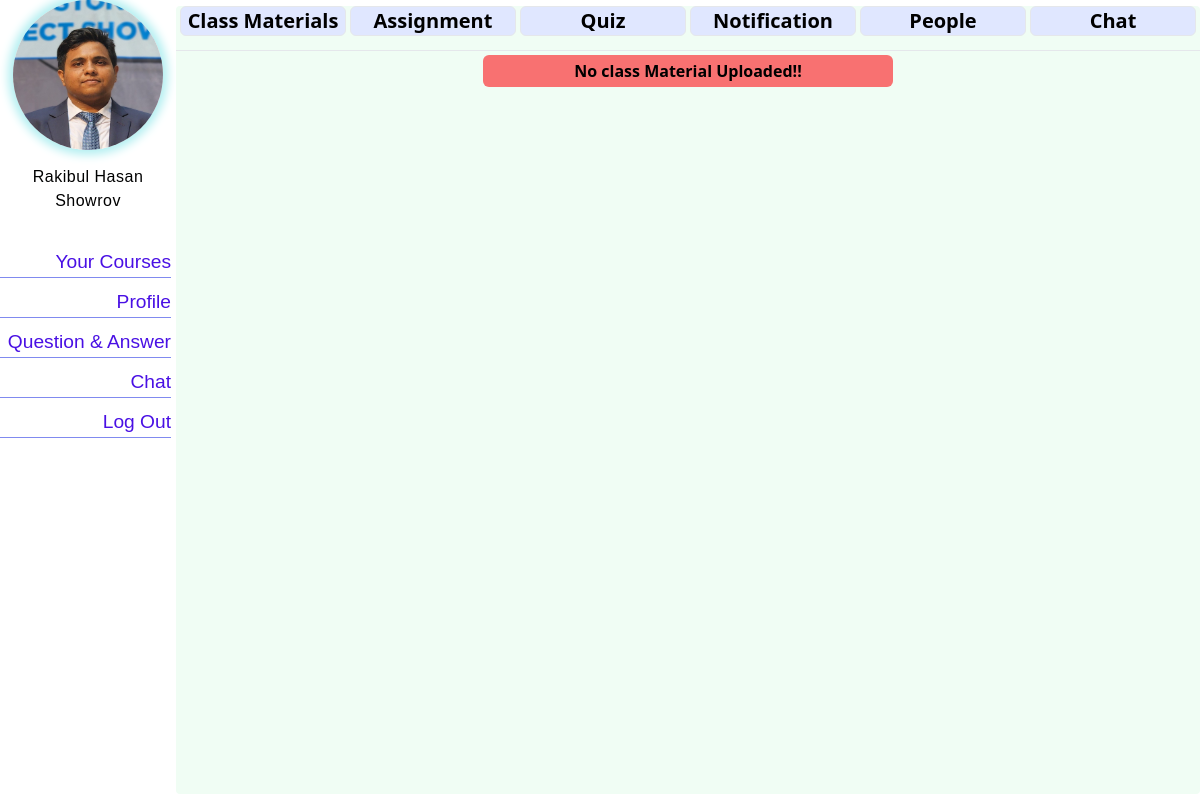
The page /course/2/ (signed in) on the database as committed earlier.
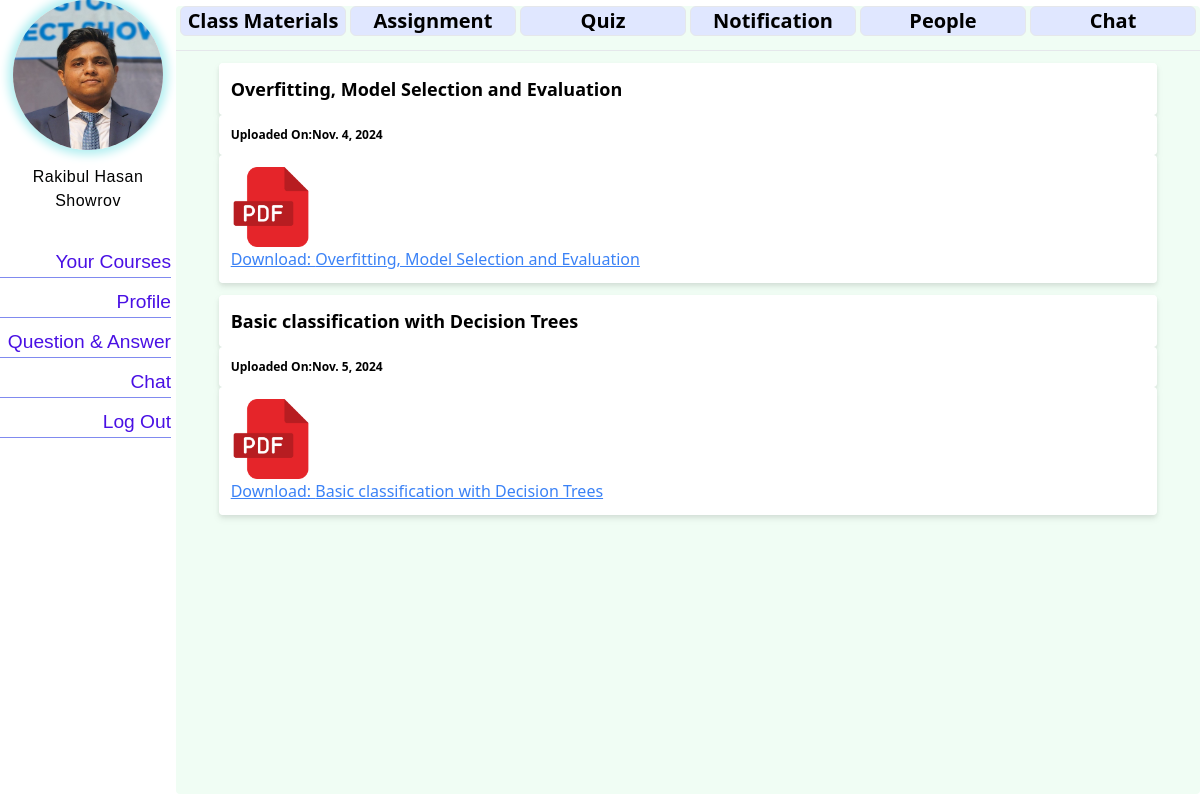
The same page on the database as committed later.
### courses/models.py (models this page shows)
class CourseFile(models.Model):
    course = models.ForeignKey(Course, on_delete=models.CASCADE, related_name='course_files')
    title = models.CharField(max_length=255,blank=False)
    file = models.FileField(upload_to='course_files/')
    date = models.DateField(auto_now_add=True)
    def __str__(self):
        return f"File: {self.file.name} uploaded on {self.date}"

### courses/views.py (the view)
# urls.py: path('',views.courseContent,name='courseContent'),
@login_required
def courseContent(request,pk):
  course=get_object_or_404(Course, pk=pk)
  print(course)
  course_files = CourseFile.objects.filter(course=course).order_by("date")
  print(course_files)
  for file in course_files:
      file.is_pdf = file.file.url.lower().endswith('.pdf')
      file.is_pptx = file.file.url.lower().endswith('.pptx')
  return render(request,'course/courseDetails.html',context={
    'course':course,
    'course_files':course_files,
  })

### courses/models.py (called while the page is built)
  def __str__(self):
        return f"{self.name} - {self.code} (Section: {self.section})"

### e_Learning_Application/context_processors.py (called while the page is built, shortened)
def profile_context(request):
    context = {
    }
    if request.user.is_authenticated:
        student_profile = getattr(request.user, 'student_profile', None)
        teacher_profile = getattr(request.user, 'teacher_profile', None)
        if student_profile:
            context={
                'profile': student_profile,
                'is_student': True,
                'id': student_profile.student_id,
                'base_template': "stdbase.html"
            }
    return context

### templates/course/courseDetails.html (shortened to what this page needs)
{%extends base_template%}
{%load static%}
{%block content%}
<div class="md:container md:mx-auto my-1.5 bg-green-50 rounded">
  <div class="grid grid-cols-6 grid-rows-1 grid-flow-row w-full h-11 rounded px-1 gap-1">
    <a href="{% url 'courses:courseContent' pk=course.pk %}">
      <div class="flex items-center justify-center text-center text-xl text-black border rounded-md font-semibold hover:bg-indigo-500 bg-indigo-100 active:bg-indigo-500">
        Class Materials
      </div>
    </a>
    <a href="{% url 'courses:assignment' pk=course.pk %}">
      <div class="flex items-center justify-center text-center text-xl text-black bg-indigo-100 hover:bg-indigo-500 border rounded-md font-semibold">
        Assignment
      </div>
    </a>
    {%if is_student%}
    <a href="{% url 'courses:quizes' pk=course.pk %}">
      <div class="flex items-center justify-center text-center text-xl text-black bg-indigo-100 hover:bg-indigo-500 border rounded-md font-semibold">
        Quiz
      </div>
    </a>
    {%else%}
    <a href="{% url 'courses:tquizes' pk=course.pk %}">
      <div class="flex items-center justify-center text-center text-xl text-black bg-indigo-100 hover:bg-indigo-500 border rounded-md font-semibold">
        Quiz
      </div>
    </a>
    {%endif%}
    <a href="#">
      <div class="flex items-center justify-center text-center text-xl text-black bg-indigo-100 hover:bg-indigo-500 border rounded-md font-semibold">
        Notification
      </div>
    </a>
    <a href="{% url 'courses:people' pk=course.pk %}">
      <div class="flex items-center justify-center text-center text-xl text-black bg-indigo-100 hover:bg-indigo-500 border rounded-md font-semibold">
        People
      </div>
    </a>
    <a href="#">
      <div class="flex items-center justify-center text-center text-xl text-black bg-indigo-100 hover:bg-indigo-500 border rounded-md font-semibold">
        Chat
      </div>
    </a>
  </div><hr>
  {%block course_content%}
  {% if course_files%}
  {%for file in course_files%}
  <div class="flex filter drop-shadow-md flex-col m-3 w-11/12 mx-auto rounded-lg">
    <div class="bg-white text-lg rounded font-semibold p-3">{{file.title}}</div>
    <div class="bg-white text-xs rounded font-bold p-3">
      Uploaded On:{{file.date}}
    </div>
    <div class="bg-white rounded p-3">
      <a href="{{ file.file.url }}" download>
        {% if file.is_pdf %}
          <img src="{%static 'pdf.png'%}" alt="PDF Thumbnail" class="w-20 h-20 object-cover">
          {% elif file.is_pptx %}
          <img src="{%static 'pptx.png'%}" alt="PPTX Thumbnail" class="w-20 h-20 object-cover">
        {% else %}
          <img src="{%static 'document.png'%}" alt="File Thumbnail" class="w-20 h-20 object-cover">
        {% endif %}
      </a>
      <div>
        <a href="{{ file.file.url }}" download class="text-blue-500 underline">
          Download: {{ file.title }}
        </a>
      </div>
    </div>
  </div>
  {%endfor%}
  {%else%}
  <div class="bg-red-400 mx-auto w-2/5 p-1 my-1 rounded-md">
    <h1 class="font-bold text-center">No class Material Uploaded!!</h1>
  </div>
  {%endif%}
  {%endblock%}
</div>
{%endblock%}

Rows that differ between the two databases and show on the page:
added CourseFile: title "Overfitting, Model Selection and Evaluation", date "Nov. 4, 2024"
added CourseFile: title "Basic classification with Decision Trees", date "Nov. 5, 2024"
Other text that changed with them:
text no longer shown: "No class Material Uploaded!!"
